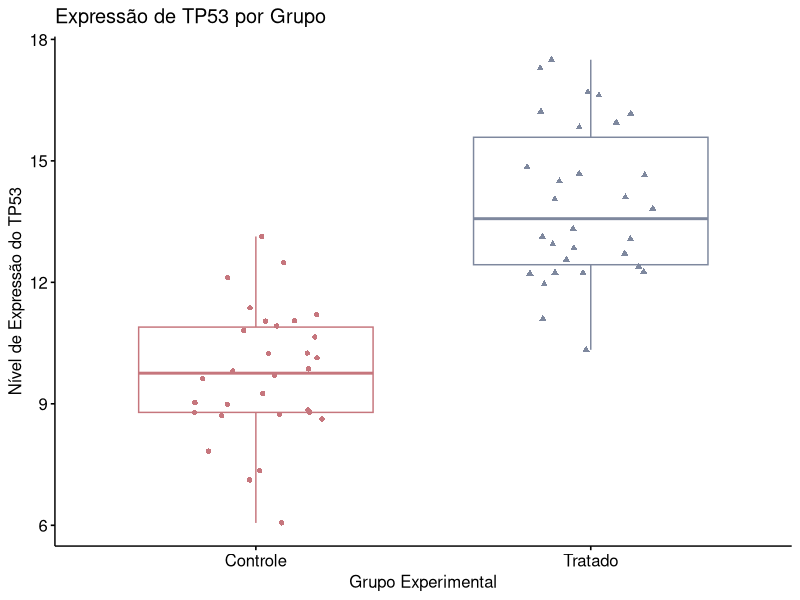

Here is the R script that generated this plot: (Note: this script raises an error after producing the figure.)
## ---- chunk 1
library(ggpubr)

PALETTE = c("#c6767d", "#7e889e")
## ---- chunk 2
df = read.table("data/gene_expression.tab", header = T, sep = "\t")
head(df)
## ---- chunk 3
# value_counts()
table(df$sexo)
## ---- chunk 4
ggboxplot(
  data = df,
  x = "grupo", #CATEGORICO
  y = "TP53", #NUMERICO
  color = "grupo", #deixa a cor diferente para cada X, porém se eu colocar uma coluna diferente para comparar tambem eu consigo colocar o noem de outra coluna aqui
  palette = PALETTE,
  add = "jitter",
  shape = "grupo",
  #combine =  T,  #fecha a parte de cima e do lado
  title = "Expressão de TP53 por Grupo",
  xlab = "Grupo Experimental",
  ylab = "Nível de Expressão do TP53"
) + rremove("legend")
  + stat_compare_means(method = "t.test", label.x = 1.3, label.y = 18)

## ---- chunk 5
ggviolin(
  data = df,
  x = "grupo",
  y = "EGFR",
  fill = "grupo",
  palette = PALETTE,
  add = "boxplot",
  add.params = list(fill = "white"),
  title = "Distrição da Expressão do EGFR",
  xlab = "Grupo",
  ylab = "Nível de Expressão"
) + stat_compare_means(method = "wilcox.test", label.y = 32)

## ---- chunk 6

ggdotplot(
  data = df,
  x = "grupo",
  y = "BRCA1",
  fill = "grupo",
  palette = "jco",
  binwidth = 0.4,
  dotsize = 1,
  add.params = list(fill = "white"),
  title = "Dot plot da Expressão do BRCA1",
  xlab = "Grupo",
  ylab = "Nível de Expressão"
) + stat_compare_means(method = "t.test", label.x = 1.35)

## ---- chunk 7
ggdotplot(
  data = df,
  x = "grupo",
  y = "BRCA1",
  fill = "grupo",
  palette = "jco",
  binwidth = 0.5,
  add.params = list(fill = "white"),
  dotsize = 1,
  title = "Dot plot da Expressão do BRCA1",
  xlab = "Grupo",
  ylab = "Nível de Expressão"
) + stat_compare_means(method = "t.test", label.x = 1.35)
## ---- chunk 8
minhas_comparacoes = list(c("Tipo_A", "Tipo_B"), c("Tipo_A", "Tipo_C"), c("Tipo_B", "Tipo_C"))
## ---- chunk 9
ggboxplot(
  data = df,
  x = "tipo_tumoral", #CATEGORICO
  y = "EGFR", #NUMERICO
  color = "tipo_tumoral", #deixa a cor diferente para cada X, porém se eu colocar uma coluna diferente para comparar tambem eu consigo colocar o noem de outra coluna aqui
  palette = "npg",
  add = "jitter",
  #combine =  T,  #fecha a parte de cima e do lado
  title = "Expressão de EGFR entre os tipos tumorais",
  xlab = "Grupo Experimental",
  ylab = "Nível de Expressão"
) + rremove("legend") +
  stat_compare_means(method = "anova", label.y = 37, label.x = 0.87) +
  stat_compare_means(comparisons = minhas_comparacoes, method = "t.test")
## ---- chunk 10
ggscatter(df,
          x = "TP53",
          y = "EGFR",
          add = "reg.line",
          conf.int = T,
          color = "grupo",
          palette = "jco",
          shape = "grupo",
          title = "Correlação entre Expressão de TP53 e EGFR") +
  stat_cor(method = "pearson", label.x = 9.5, label.y = 32) +
  rremove("legend.title")
## ---- chunk 11
ggscatter(df,
          x = "TP53",
          y = "EGFR",
          add = "reg.line",
          conf.int = T,
          color = "grupo",
          palette = "jco",
          shape = "grupo",
          facet.by = "grupo",
          title = "Correlação entre Expressão de TP53 e EGFR") +
  stat_cor(method = "pearson") +
  rremove("legend.title")
## ---- chunk 12
ggbarplot(df,
          x = "grupo",
          y = "EGFR",
          add = c("jitter", "mean_se"),
          color = "sexo",
          fill = "sexo",
          palette = PALETTE,
          position = position_dodge(0.8),
          title = "Média de Expressão de TP53 por Grupo e Sexo",
          xlab = "Grupo",
          ylab = "Média de Expressão (+/- SE)") +
  stat_compare_means(aes(group = sexo), label = "p.signif") +
  rremove("legend.title")
